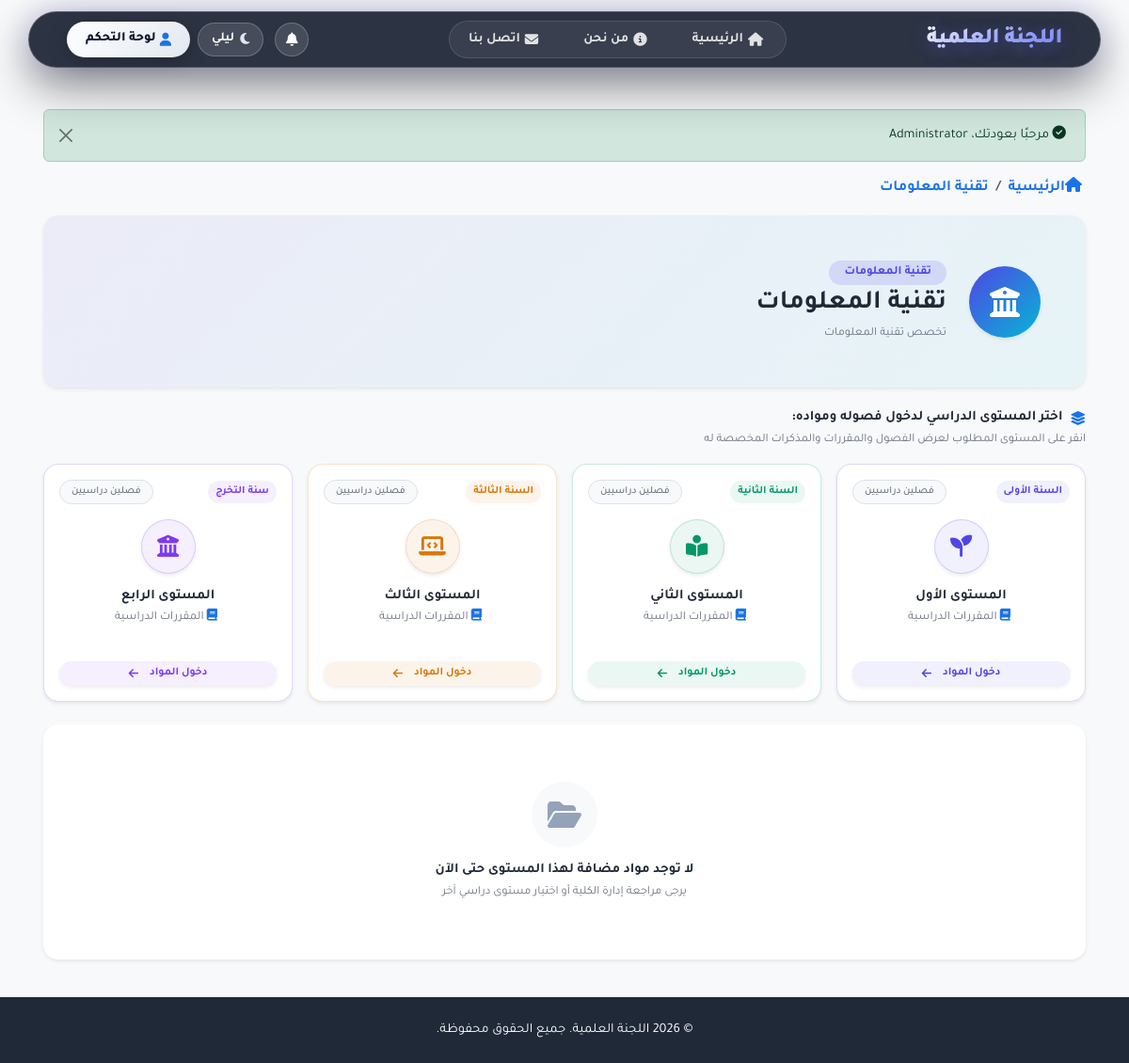
Page /majors/2 (signed in) on the committed database.
### tables this page shows
CREATE TABLE IF NOT EXISTS majors (
    id INT PRIMARY KEY AUTO_INCREMENT,
    name VARCHAR(100) NOT NULL UNIQUE,
    description TEXT,
    icon VARCHAR(50) DEFAULT 'fa-graduation-cap',
    is_active BOOLEAN DEFAULT TRUE,
    created_at TIMESTAMP DEFAULT CURRENT_TIMESTAMP,
    updated_at TIMESTAMP DEFAULT CURRENT_TIMESTAMP ON UPDATE CURRENT_TIMESTAMP
);

CREATE TABLE IF NOT EXISTS levels (
    id INT PRIMARY KEY AUTO_INCREMENT,
    name VARCHAR(50) NOT NULL UNIQUE,
    level_number INT NOT NULL UNIQUE,
    sort_order INT DEFAULT 0,
    is_active BOOLEAN DEFAULT TRUE,
    created_at TIMESTAMP DEFAULT CURRENT_TIMESTAMP
);

### app/Core/Controller.php (called while the page is built, shortened)
<?php
abstract class Controller
{
    protected function view(string $view, array $data = []): void
    {
        View::render($view, $data);
    }
    protected function getParam(string $key, $default = null)
    {
        return $_GET[$key] ?? $default;
    }
}

### app/Controllers/MajorController.php (called while the page is built, shortened)
<?php
class MajorController extends Controller
{
    public function show(): void
    {
        $id = $this->getParam('id');
        $major = Major::find($id);
        $levelId = $this->getParam('level');
        $levels = \App\Models\Level::getActive();
        $grouped = \App\Models\Course::getByMajorGrouped($id, $levelId ? (int)$levelId : null);
        $selectedLevel = null;
        $levelCourseMap = [];
        $this->view('front/major_details', [
            'major' => $major,
            'grouped' => $grouped,
            'levels' => $levels,
            'selectedLevel' => $selectedLevel,
            'levelCourseMap' => $levelCourseMap,
        ]);
    }
}

### public/index.php (called while the page is built, shortened)
<?php
require_once __DIR__ . '/../app/Config/Helpers.php';
spl_autoload_register(function ($class) {
    if (str_starts_with($class, 'App\\')) {
        $file = __DIR__ . '/../app/' . str_replace('\\', '/', substr($class, 4)) . '.php';
    }
});
$router = new \App\Config\Router();
$router->registerMiddleware('Auth', \App\Middleware\Auth::class);
$router->registerMiddleware('Admin', \App\Middleware\Admin::class);
$router->registerMiddleware('AdminAccess', \App\Middleware\AdminAccess::class);
$uri = $_SERVER['REQUEST_URI'];
$method = $_SERVER['REQUEST_METHOD'];
$router->dispatch($uri, $method);

### index.php (called while the page is built, shortened)
<?php
require __DIR__ . '/public/index.php';

### app/Config/Helpers.php (called while the page is built, shortened)
<?php
if (!function_exists('env')) {
    function env(string $key, $default = null)
    {
        $value = getenv($key);
        switch (strtolower($value)) {
            case 'false':
                return false;
        }
        return $value;
    }
}
if (!function_exists('url')) {
    function url(string $path = ''): string
    {
        $scriptName = $_SERVER['SCRIPT_NAME'] ?? '';
        $basePath = rtrim(dirname($scriptName), '/\\');
        return $basePath . '/' . ltrim($path, '/\\');
    }
}
if (!function_exists('escape')) {
    function escape(?string $value): string
    {
        return htmlspecialchars($value ?? '', ENT_QUOTES, 'UTF-8');
    }
}

### config/database.php (called while the page is built)
<?php
return [
    'driver' => 'mysql',
    'host' => env('DB_HOST', '127.0.0.1'),
    'port' => env('DB_PORT', 3306),
    'database' => env('DB_NAME', 'university_system'),
    'username' => env('DB_USER', 'root'),
    'password' => env('DB_PASS', ''),
    'charset' => 'utf8mb4',
    'collation' => 'utf8mb4_unicode_ci',
    'prefix' => '',
];

### app/Config/Database.php (called while the page is built, shortened)
<?php
class Database
{
    private static ?Database $instance = null;
    private ?PDO $connection = null;
    private function __construct()
    {
        $config = require __DIR__ . '/../../config/database.php';
        try {
            $dsn = "mysql:host={$config['host']};port={$config['port']};dbname={$config['database']};charset={$config['charset']}";
            $this->connection = new PDO($dsn, $config['username'], $config['password'], [
                PDO::ATTR_ERRMODE => PDO::ERRMODE_EXCEPTION,
                PDO::ATTR_DEFAULT_FETCH_MODE => PDO::FETCH_OBJ,
                PDO::ATTR_EMULATE_PREPARES => false,
            ]);
        } catch (PDOException $e) {
            die('Database connection failed: ' . $e->getMessage());
        }
    }
    public static function getInstance(): self
    {
        if (self::$instance === null) {
            self::$instance = new self();
        }
        return self::$instance;
    }
    public function getConnection(): PDO
    {
        return $this->connection;
    }
    public static function raw(string $sql, array $params = []): \PDOStatement
    {
        $stmt = self::getInstance()->getConnection()->prepare($sql);
        $stmt->execute($params);
        return $stmt;
    }
    public static function fetch(string $sql, array $params = [])
    {
        return self::raw($sql, $params)->fetch();
    }
    public static function fetchAll(string $sql, array $params = []): array
    {
        return self::raw($sql, $params)->fetchAll();
    }
}

### app/Core/Model.php (called while the page is built, shortened)
<?php
abstract class Model
{
    protected static string $table;
    public static function find(int $id)
    {
        return Database::fetch("SELECT * FROM " . static::$table . " WHERE id = ?", [$id]);
    }
}

### app/Models/Level.php (called while the page is built, shortened)
<?php
class Level extends Model
{
    private static ?array $cacheActive = null;
    public static function getActive(): array
    {
        if (self::$cacheActive !== null) {
            return self::$cacheActive;
        }
        self::$cacheActive = Database::fetchAll("SELECT * FROM levels ORDER BY sort_order");
        return self::$cacheActive;
    }
}

### app/Views/front/major_details.php (the view, shortened to what this page needs)
<nav aria-label="breadcrumb" class="mb-3">
    <ol class="breadcrumb mb-0 fs-6">
        <li class="breadcrumb-item"><a href="<?php echo url('/?home=1'); ?>" class="text-decoration-none fw-bold"><i class="fas fa-home ms-1"></i>الرئيسية</a></li>
        <?php if ($selectedLevel): ?>
            <li class="breadcrumb-item"><a href="<?php echo url('/majors/' . $major->id); ?>" class="text-decoration-none fw-bold"><?php echo escape($major->name); ?></a></li>
            <li class="breadcrumb-item active fw-bold text-primary"><?php echo escape($selectedLevel->name); ?></li>
        <?php else: ?>
            <li class="breadcrumb-item active fw-bold text-primary"><?php echo escape($major->name); ?></li>
        <?php endif; ?>
    </ol>
</nav>
<div class="card shadow-sm border-0 rounded-4 mb-4 overflow-hidden" style="background: linear-gradient(135deg, rgba(79, 70, 229, 0.07) 0%, rgba(6, 182, 212, 0.07) 100%);">
    <div class="card-body p-3 p-md-5">
        <div class="d-flex align-items-center justify-content-between flex-wrap gap-3">
            <div class="d-flex align-items-center gap-3 gap-md-4">
                <div class="major-hero-icon rounded-circle d-flex align-items-center justify-content-center text-white shadow-sm flex-shrink-0" style="width: 76px; height: 76px; background: linear-gradient(135deg, #4f46e5 0%, #06b6d4 100%); font-size: 2rem;">
                    <i class="fas <?php echo $selectedLevel ? 'fa-layer-group' : 'fa-university'; ?>"></i>
                </div>
                <div>
                    <div class="d-flex align-items-center gap-2 mb-1 flex-wrap">
                        <span class="badge bg-primary bg-opacity-10 text-primary rounded-pill px-3 py-1 fw-bold">
                            <?php echo escape($major->name); ?>
                        </span>
                    </div>
                    <h2 class="fw-bold mb-1 text-dark fs-3 fs-md-2">
                        <?php echo $selectedLevel ? escape($selectedLevel->name) . ' - ' . escape($major->name) : escape($major->name); ?>
                    </h2>
                    <p class="text-muted small mb-0">
                        <?php echo $selectedLevel ? 'استعراض الفصول والمقررات والملازم والتكاليف الأكاديمية لهذا المستوى' : escape($major->description ?? 'تصفح المستويات والمواد الدراسية والمذكرات العلمية'); ?>
                    </p>
                </div>
            </div>
        </div>
    </div>
</div>
<?php if (!$selectedLevel && !empty($levels)): ?>
    <div class="mb-4">
        <div class="d-flex align-items-center justify-content-between mb-3">
            <div>
                <h5 class="fw-bold mb-1 text-dark d-flex align-items-center gap-2">
                    <i class="fas fa-layer-group text-primary"></i>اختر المستوى الدراسي لدخول فصوله ومواده:
                </h5>
                <p class="text-muted small mb-0">انقر على المستوى المطلوب لعرض الفصول والمقررات والمذكرات المخصصة له</p>
            </div>
        </div>
        <div class="row g-2 g-md-3">
            <?php
            $levelThemes = [
                1 => ['color' => '#4f46e5', 'bg' => 'rgba(79, 70, 229, 0.08)', 'border' => 'rgba(79, 70, 229, 0.2)', 'icon' => 'fas fa-seedling', 'year' => 'السنة الأولى'],
                2 => ['color' => '#059669', 'bg' => 'rgba(5, 150, 105, 0.08)', 'border' => 'rgba(5, 150, 105, 0.2)', 'icon' => 'fas fa-book-reader', 'year' => 'السنة الثانية'],
                3 => ['color' => '#d97706', 'bg' => 'rgba(217, 119, 6, 0.08)', 'border' => 'rgba(217, 119, 6, 0.2)', 'icon' => 'fas fa-laptop-code', 'year' => 'السنة الثالثة'],
                4 => ['color' => '#7c3aed', 'bg' => 'rgba(124, 58, 237, 0.08)', 'border' => 'rgba(124, 58, 237, 0.2)', 'icon' => 'fas fa-graduation-cap', 'year' => 'سنة التخرج'],
            ];
            foreach ($levels as $lv):
                $lvNum   = (int)($lv->level_number ?? 1);
                $theme   = $levelThemes[$lvNum] ?? ['color' => '#0284c7', 'bg' => 'rgba(2, 132, 199, 0.08)', 'border' => 'rgba(2, 132, 199, 0.2)', 'icon' => 'fas fa-layer-group', 'year' => 'المستوى ' . $lvNum];
                $cCount  = $levelCourseMap[$lv->id] ?? 0;
            ?>
                <div class="col-6 col-md-3">
                    <a href="<?php echo url('/majors/' . $major->id . '?level=' . $lv->id); ?>" class="text-decoration-none d-block h-100">
                        <div class="card major-level-card border rounded-4 text-center p-3 h-100 bg-white position-relative shadow-sm"
                             style="transition: all 0.25s ease; border-color: <?php echo $theme['border']; ?> !important;"
                             onmouseover="this.style.transform='translateY(-5px)'; this.style.boxShadow='0 12px 28px rgba(15,23,42,0.1)';"
                             onmouseout="this.style.transform='none'; this.style.boxShadow='0 2px 8px rgba(0,0,0,0.04)';">
                            <div class="d-flex justify-content-between align-items-center flex-wrap gap-1 mb-2 mb-md-3">
                                <span class="badge rounded-pill px-2 py-1 fw-bold" style="background: <?php echo $theme['bg']; ?>; color: <?php echo $theme['color']; ?>; font-size: 0.72rem;">
                                    <?php echo escape($theme['year']); ?>
                                </span>
                                <span class="badge bg-light text-muted border rounded-pill d-none d-sm-inline-block" style="font-size: 0.68rem;">فصلين دراسيين</span>
                            </div>
                            <div class="rounded-circle mx-auto mb-2 mb-md-3 d-flex align-items-center justify-content-center shadow-sm"
                                 style="width: 58px; height: 58px; background: <?php echo $theme['bg']; ?>; color: <?php echo $theme['color']; ?>; font-size: 1.45rem; border: 1px solid <?php echo $theme['border']; ?>;">
                                <i class="<?php echo $theme['icon']; ?>"></i>
                            </div>
                            <h5 class="fw-bold mb-1 text-dark"><?php echo escape($lv->name); ?></h5>
                            <small class="text-muted d-block mb-2 mb-md-3" style="font-size: 0.8rem;">
                                <i class="fas fa-book-open text-primary ms-1"></i>
                                <?php echo $cCount > 0 ? $cCount . ' مواد دراسية' : 'المقررات الدراسية'; ?>
                            </small>
                            <div class="mt-auto">
                                <span class="btn btn-sm w-100 rounded-pill fw-bold shadow-sm"
                                      style="background: <?php echo $theme['bg']; ?>; color: <?php echo $theme['color']; ?>; font-size: 0.74rem; padding: 4px 6px;">
                                    دخول المواد <i class="fas fa-arrow-left ms-1"></i>
                                </span>
                            </div>
                        </div>
                    </a>
                </div>
            <?php endforeach; ?>
        </div>
    </div>
<?php endif; ?>
<?php if (empty($grouped)): ?>
    <div class="card shadow-sm border-0 rounded-4 text-center py-5 my-4 bg-white">
        <div class="card-body">
            <div class="rounded-circle bg-light d-inline-flex align-items-center justify-content-center mb-3" style="width: 70px; height: 70px; font-size: 2rem; color: #94a3b8;">
                <i class="fas fa-folder-open"></i>
            </div>
            <h5 class="fw-bold text-dark mb-1">لا توجد مواد مضافة لهذا المستوى حتى الآن</h5>
            <p class="text-muted small mb-0">يرجى مراجعة إدارة الكلية أو اختيار مستوى دراسي آخر</p>
        </div>
    </div>
<?php endif; ?>

### app/Config/Router.php (shortened to what this page needs)
<?php
class Router
{
    private array $routes = [];
    public function __construct()
    {
        $routes = require __DIR__ . '/../../config/routes.php';
        foreach ($routes as $pattern => $config) {
            $this->routes[] = [
                'pattern' => $this->patternToRegex($pattern),
                'original' => $pattern,
                'config' => $config,
            ];
        }
    }
    private function patternToRegex(string $pattern): string
    {
        $regex = preg_replace('/\{(\w+)\}/', '(?P<$1>[^/]+)', $pattern);
        return '#^' . $regex . '$#';
    }
    public function dispatch(string $uri, string $method): void
    {
        $uri = parse_url($uri, PHP_URL_PATH);
        $uri = str_replace('\\', '/', $uri);
        $uri = rtrim($uri, '/') ?: '/';
        $basePath = str_replace('\\', '/', dirname($_SERVER['SCRIPT_NAME'] ?? ''));
        if ($basePath !== '/' && $basePath !== '.') {
            if (str_starts_with($uri, $basePath)) {
                $uri = substr($uri, strlen($basePath));
            } else {
                $basePathNoPublic = preg_replace('#/public$#i', '', $basePath);
                if ($basePathNoPublic !== '' && $basePathNoPublic !== '/' && str_starts_with($uri, $basePathNoPublic)) {
                    $uri = substr($uri, strlen($basePathNoPublic));
                }
            }
        }
        $uri = '/' . ltrim($uri, '/');
        foreach ($this->routes as $route) {
            if (!preg_match($route['pattern'], $uri, $matches)) {
                continue;
            }
            $params = array_filter($matches, 'is_string', ARRAY_FILTER_USE_KEY);
            $action = $route['config']['action'];
            $controller = new $controllerClass();
            if (!empty($params)) {
                $controller->$action(...array_values($params));
            } else {
                $controller->$action();
            }
            return;
        }
    }
}

### public/assets/css/responsive.css (style rules this page uses)
html { font-size: 16px; }
.card { border-radius: 12px; }
html, body { overflow-x: hidden; max-width: 100%; }
* { min-width: 0; }

### rows in the picture
majors: name "تقنية المعلومات", description "تخصص تقنية المعلومات"
levels: level_number "السنة الأولى", name "المستوى الأول", shows "المقررات الدراسية"
levels: level_number "السنة الثانية", name "المستوى الثاني", shows "المقررات الدراسية"
levels: level_number "السنة الثالثة", name "المستوى الثالث", shows "المقررات الدراسية"
levels: level_number "سنة التخرج", name "المستوى الرابع", shows "المقررات الدراسية"
